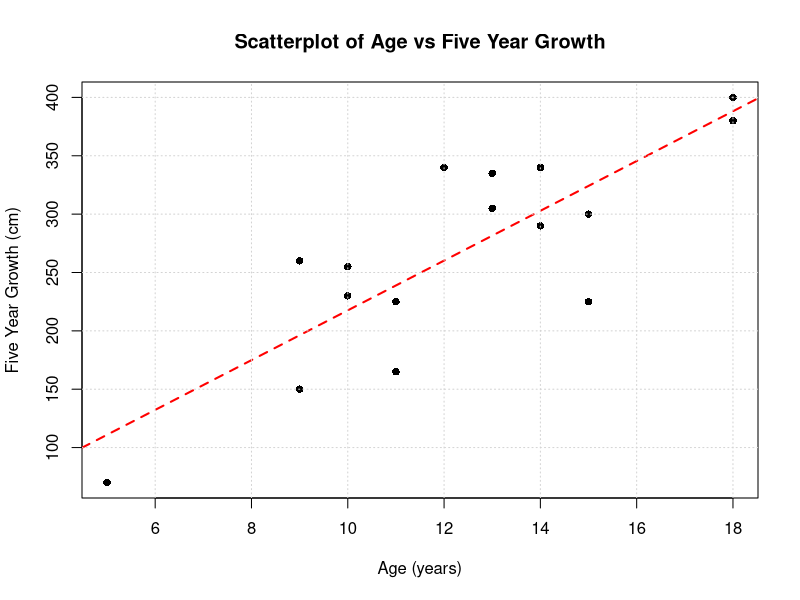

This chart was generated by the following R code:
age <- c(5, 9, 9, 10, 10, 11, 11, 12, 13, 13, 14, 14, 15, 15, 18, 18)
fiveYear <- c(70, 150, 260, 230, 255, 165, 225, 340, 305, 335, 290, 340, 225, 300, 380, 400)

lsr = function (x, y) 
{
    sampleCount = dim(x)[1]
    featureCount = dim(x)[2] + 1 # 1 is for intercept

    newX = array(c(x, rep(1, sampleCount)), c(sampleCount, featureCount))

    s = svd(newX)
    
    dPlus = array(0, c(featureCount, featureCount))
    for (i in 1 : featureCount) 
    {
        dPlus[i, i] = 1 / s$d[i]
    }

    xPlus = s$v %*% dPlus %*% t(s$u)

    w = xPlus %*% y
    return (w)
}

mod <- lm(fiveYear ~ age)

x = array(age, c(length(age), 1))
y = array(fiveYear, c(length(fiveYear), 1))

coeffs = lsr(x, y)
print(coeffs)
print(coefficients(mod))

plot(age, fiveYear, pch = 16, xlab = "Age (years)", ylab = "Five Year Growth (cm)", main = "Scatterplot of Age vs Five Year Growth")

abline(a = coeffs[2], b = coeffs[1], lwd = 2, lty = 2, col = "red")
grid()
